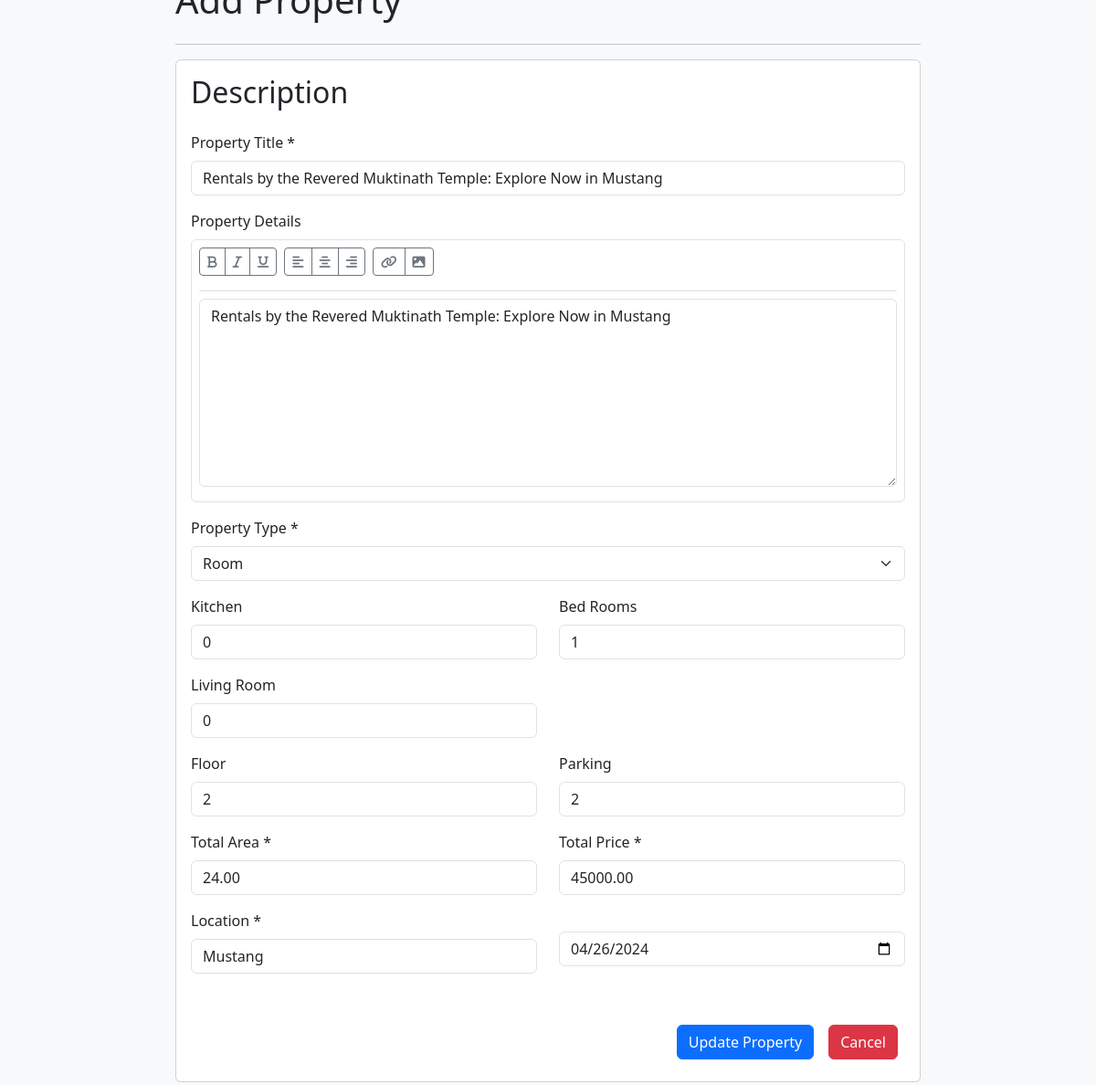
The app's page /admin/editProperty.php?id=78 (signed in) with its own data.
### tables this page shows
CREATE TABLE `property` (
  `id` int(11) NOT NULL,
  `property_title` varchar(255) NOT NULL,
  `description` text DEFAULT NULL,
  `property_type` enum('Room','Flat') NOT NULL,
  `kitchen` int(11) DEFAULT NULL,
  `bedroom` int(11) DEFAULT NULL,
  `living_room` int(11) DEFAULT NULL,
  `floor` int(11) DEFAULT NULL,
  `parking` int(11) DEFAULT NULL,
  `area` decimal(10,2) DEFAULT NULL,
  `total_price` decimal(10,2) DEFAULT NULL,
  `location` varchar(255) DEFAULT NULL,
  `added_date` timestamp NOT NULL DEFAULT current_timestamp(),
  `expiry_date` date DEFAULT NULL,
  `sold_status` tinyint(1) NOT NULL DEFAULT 1,
  `user_id` int(50) NOT NULL,
  `media` text DEFAULT NULL
);

### admin/editProperty.php (the view, shortened to what this page needs)
<!DOCTYPE html>
<html lang="en">
<?php
require '../includes/dbConnect.php'; ?>
<?php $id = $_GET['id'];
$property_query = "SELECT * FROM  property WHERE id = '$id'";
$property_result = mysqli_query($conn, $property_query);
?>
<head>
    <link href="https://cdn.jsdelivr.net/npm/bootstrap@5.3.0-alpha3/dist/css/bootstrap.min.css" rel="stylesheet">
    <link rel="stylesheet" href="https://cdnjs.cloudflare.com/ajax/libs/font-awesome/6.5.1/css/all.min.css">
</head>
<body style="margin-top:-1.5rem">
    <main class="flex-grow-1 padding-custom bg-light">
        <h1 class="mb-4">Add Property</h1>
        <hr>
        <?php
        if (mysqli_num_rows($property_result)) {
            while ($row = mysqli_fetch_array($property_result)) {
        ?>
                <div class="card">
                    <div class="card-body">
                        <h2 class="mb-4">Description</h2>
                        <form action="../control\editProperty.php" method="POST" enctype="multipart/form-data" required multiple>
                            <div class="mb-3">
                                <label for="name" class="form-label">Property Title *</label>
                                <input type="text" name="name" id="name" class="form-control" value="<?php echo $row['property_title']; ?>" required>
                            </div>
                            <div class="mb-3">
                                <label class="form-label">Property Details</label>
                                <div class="border rounded p-2">
                                    <div class="d-flex justify-content-between align-items-center pb-2 border-bottom">
                                        <div class="btn-toolbar" role="toolbar" aria-label="Formatting options for text editor">
                                            <div class="btn-group me-2 mb-2" role="group" aria-label="First group">
                                                <button type="button" class="btn btn-sm btn-outline-secondary"><i class="fas fa-bold"></i></button>
                                                <button type="button" class="btn btn-sm btn-outline-secondary"><i class="fas fa-italic"></i></button>
                                                <button type="button" class="btn btn-sm btn-outline-secondary"><i class="fas fa-underline"></i></button>
                                            </div>
                                            <div class="btn-group me-2 mb-2" role="group" aria-label="Second group">
                                                <button type="button" class="btn btn-sm btn-outline-secondary"><i class="fas fa-align-left"></i></button>
                                                <button type="button" class="btn btn-sm btn-outline-secondary"><i class="fas fa-align-center"></i></button>
                                                <button type="button" class="btn btn-sm btn-outline-secondary"><i class="fas fa-align-right"></i></button>
                                            </div>
                                            <div class="btn-group mb-2" role="group" aria-label="Third group">
                                                <button type="button" class="btn btn-sm btn-outline-secondary"><i class="fas fa-link"></i></button>
                                                <button type="button" class="btn btn-sm btn-outline-secondary"><i class="fas fa-image"></i></button>
                                            </div>
                                        </div>
                                    </div>
                                    <div class="py-2">
                                        <textarea id="description" name="description" rows="8" class="form-control"><?php echo $row['description']; ?></textarea>
                                    </div>
                                </div>
                            </div>
                            <div class="mb-3">
                                <label class="form-label">Property Type *</label>
                                <select class="form-select" aria-label="Select property type" name="property_type" required>
                                    <option selected><?php echo $row['property_type']; ?></option>
                                </select>
                            </div>
                            <div class="row mb-3">
                                <div class="col-md-6">
                                    <label for="kitchen" class="form-label">Kitchen</label>
                                    <input type="number" name="kitchen" id="kitchen" class="form-control" value="<?php echo $row['kitchen']; ?>" required>
                                </div>
                                <div class="col-md-6">
                                    <label for="bedrooms" class="form-label">Bed Rooms</label>
                                    <input type="number" name="bedrooms" id="bedrooms" class="form-control" value="<?php echo $row['bedroom']; ?>">
                                </div>
                            </div>
                            <div class="row mb-3">
                                <div class="col-md-6">
                                    <label for="livingroom" class="form-label">Living Room</label>
                                    <input type="number" name="livingroom" id="livingroom" class="form-control" value="<?php echo $row['living_room']; ?>">
                                </div>
                            </div>
                            <div class="row mb-3">
                                <div class="col-md-6">
                                    <label for="floor" class="form-label">Floor</label>
                                    <input type="number" name="floor" id="floor" class="form-control" value="<?php echo $row['floor']; ?>">
                                </div>
                                <div class="col-md-6">
                                    <label for="parking" class="form-label">Parking</label>
                                    <input type="number" name="parking" id="parking" class="form-control" value="<?php echo $row['parking']; ?>">
                                </div>
                            </div>
                            <div class="row mb-3">
                                <div class="col-md-6">
                                    <label for="area" class="form-label">Total Area *</label>
                                    <input type="text" name="area" id="area" class="form-control" value="<?php echo $row['area']; ?>">
                                </div>
                                <div class="col-md-6">
                                    <label for="price" class="form-label">Total Price *</label>
                                    <input type="text" name="price" id="price" class="form-control" required value="<?php echo $row['total_price']; ?>">
                                </div>
                            </div>
                            <div class="row mb-3">
                                <div class="col-md-6">
                                    <label for="location" class="form-label">Location *</label>
                                    <input type="text" name="location" id="location" class="form-control" value="<?php echo $row['location']; ?>" required>
                                </div>
                                <div class="col-md-6">
                                    <input type="date" name="expiryDate" id="expiryDate" class="form-control" value="<?php echo $row['expiry_date']; ?>" required>
                                </div>
                            </div>
                    </div>
                    <div class="m-4 d-flex justify-content-end">
                        <button type="submit" class="btn btn-primary me-3" name="update_property">Update Property</button>
                        <a href="javascript:window.history.back();"></a><button type="button" class="btn btn-danger" id="cancel-button">Cancel</button>
                    </div>
                </div>
    </main>
<?php
            }
        } else {
            $_SESSION['status'] = "Data Not Found!";
            $_SESSION['status_code'] = "error";
            header("Location: ../admin\myProerty.php");
            exit;
        }
?>
</body>
</html>

### admin/editProperty.php (style rules this page uses)
.padding-custom { padding: 0 12rem 2rem 12rem; }

### records on screen
property: name "Rentals by the Revered Muktinath Temple: Explore Now in Mustang", description "Rentals by the Revered Muktinath Temple: Explore Now in Mustang", property_type "Room", kitchen "0", bedrooms "1", livingroom "0", floor "2", parking "2", area "24.00", price "45000.00", location "Mustang", expiryDate "04/26/2024"
